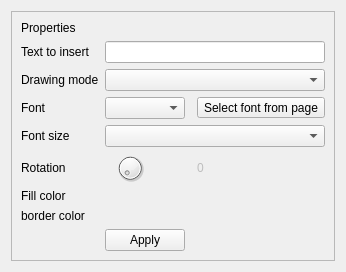
<?xml version="1.0" encoding="UTF-8"?>
<ui version="4.0">
 <class>Properties</class>
 <widget class="QWidget" name="Properties">
  <property name="geometry">
   <rect>
    <x>0</x>
    <y>0</y>
    <width>316</width>
    <height>258</height>
   </rect>
  </property>
  <property name="windowTitle">
   <string>Text properties</string>
  </property>
  <layout class="QGridLayout" name="fLayout">
   <item row="0" column="1">
    <widget class="QFrame" name="propFrame">
     <property name="frameShape">
      <enum>QFrame::StyledPanel</enum>
     </property>
     <property name="frameShadow">
      <enum>QFrame::Raised</enum>
     </property>
     <layout class="QGridLayout" name="gridLayout">
      <item row="1" column="0">
       <widget class="QLabel" name="Props">
        <property name="text">
         <string>Properties</string>
        </property>
       </widget>
      </item>
      <item row="8" column="2" colspan="3">
       <widget class="ColorPicker" name="colorN" native="true"/>
      </item>
      <item row="8" column="0">
       <widget class="QLabel" name="borderLabel">
        <property name="text">
         <string>border color</string>
        </property>
       </widget>
      </item>
      <item row="7" column="2" colspan="3">
       <widget class="ColorPicker" name="colorS" native="true">
        <property name="enabled">
         <bool>true</bool>
        </property>
       </widget>
      </item>
      <item row="7" column="0">
       <widget class="QLabel" name="strokeLabel">
        <property name="text">
         <string>Fill color</string>
        </property>
       </widget>
      </item>
      <item row="6" column="2">
       <widget class="QDial" name="rotation">
        <property name="maximumSize">
         <size>
          <width>50</width>
          <height>30</height>
         </size>
        </property>
        <property name="maximum">
         <number>359</number>
        </property>
        <property name="invertedAppearance">
         <bool>false</bool>
        </property>
        <property name="invertedControls">
         <bool>false</bool>
        </property>
       </widget>
      </item>
      <item row="6" column="0">
       <widget class="QLabel" name="rotateLabel">
        <property name="text">
         <string>Rotation</string>
        </property>
       </widget>
      </item>
      <item row="5" column="2" colspan="3">
       <widget class="QComboBox" name="fontsize">
        <property name="insertPolicy">
         <enum>QComboBox::InsertAlphabetically</enum>
        </property>
        <property name="sizeAdjustPolicy">
         <enum>QComboBox::AdjustToContents</enum>
        </property>
       </widget>
      </item>
      <item row="5" column="0">
       <widget class="QLabel" name="label">
        <property name="text">
         <string>Font size</string>
        </property>
       </widget>
      </item>
      <item row="4" column="2">
       <widget class="QComboBox" name="fonts">
        <property name="toolTip">
         <string>If &quot;select font&quot; is selected chhose a font from pae, otherwise choose predefined fonts</string>
        </property>
        <property name="insertPolicy">
         <enum>QComboBox::InsertAtTop</enum>
        </property>
       </widget>
      </item>
      <item row="4" column="0">
       <widget class="QLabel" name="label_2">
        <property name="text">
         <string>Font</string>
        </property>
       </widget>
      </item>
      <item row="3" column="2" colspan="3">
       <widget class="QComboBox" name="shape"/>
      </item>
      <item row="3" column="0">
       <widget class="QLabel" name="shapeLabel">
        <property name="text">
         <string>Drawing mode</string>
        </property>
       </widget>
      </item>
      <item row="2" column="0">
       <widget class="QLabel" name="insertTextLabel">
        <property name="text">
         <string>Text to insert</string>
        </property>
       </widget>
      </item>
      <item row="2" column="2" colspan="3">
       <widget class="QLineEdit" name="text">
        <property name="locale">
         <locale language="English" country="UnitedStates"/>
        </property>
        <property name="placeholderText">
         <string notr="true"/>
        </property>
       </widget>
      </item>
      <item row="9" column="2">
       <widget class="QPushButton" name="apply">
        <property name="text">
         <string>Apply</string>
        </property>
       </widget>
      </item>
      <item row="4" column="4">
       <widget class="QToolButton" name="selectFont">
        <property name="text">
         <string>Select font from page</string>
        </property>
       </widget>
      </item>
      <item row="6" column="4">
       <widget class="QLabel" name="angleLabel">
        <property name="enabled">
         <bool>false</bool>
        </property>
        <property name="text">
         <string>0</string>
        </property>
       </widget>
      </item>
     </layout>
    </widget>
   </item>
  </layout>
 </widget>
 <customwidgets>
  <customwidget>
   <class>ColorPicker</class>
   <extends>QWidget</extends>
   <header>colorpicker.h</header>
   <container>1</container>
  </customwidget>
 </customwidgets>
 <resources/>
 <connections>
  <connection>
   <sender>apply</sender>
   <signal>clicked()</signal>
   <receiver>Properties</receiver>
   <slot>apply()</slot>
   <hints>
    <hint type="sourcelabel">
     <x>20</x>
     <y>20</y>
    </hint>
    <hint type="destinationlabel">
     <x>20</x>
     <y>20</y>
    </hint>
   </hints>
  </connection>
 </connections>
</ui>
